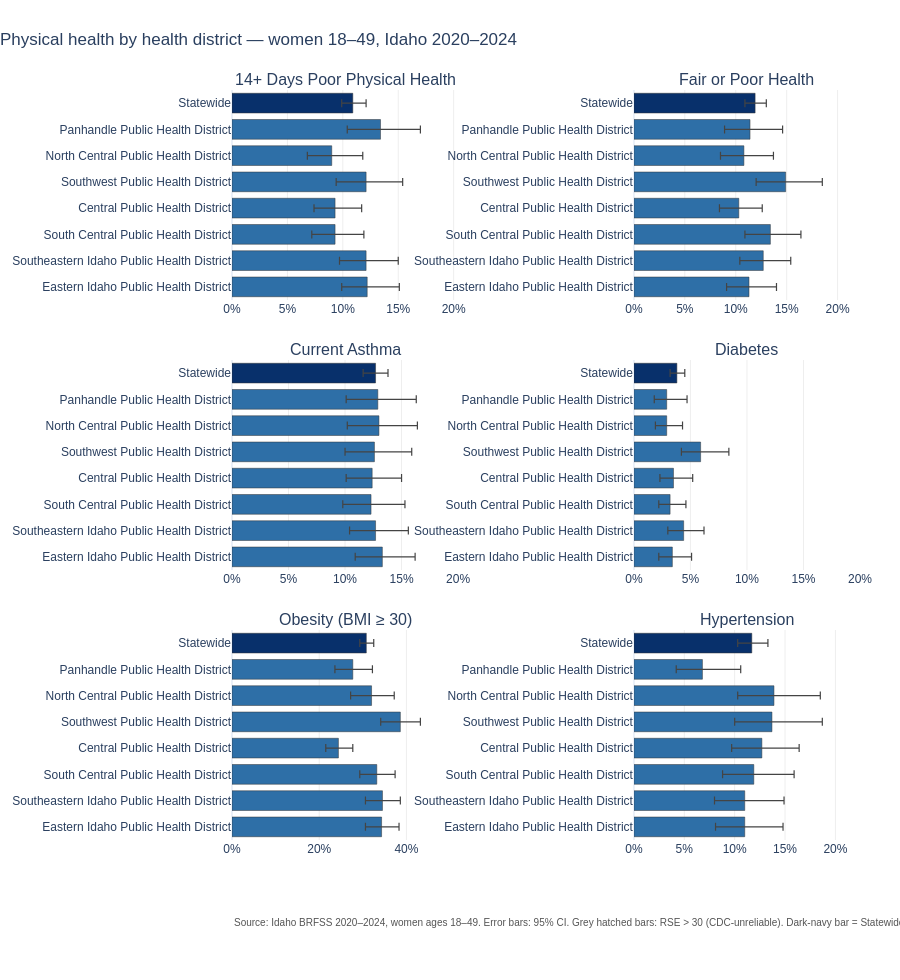

Notebook source saved alongside this figure:
### Markdown cell above
## A2. By health district

Each panel = one metric across 7 districts, with Statewide as a darker reference bar.

### Code cell
small_multiples(
    df, metrics=PHYS_METRICS,
    group_col='Region', group_order=DISTRICT_ORDER,
    filters={'Category': 'Total'},
    highlight_val='Statewide',
    title='Physical health by health district \u2014 women 18\u201349, Idaho 2020\u20132024',
).show()

### Figure 1 — Plotly figure (JSON) as saved in the notebook; plotly's stock layout.template omitted (floating-point values rounded to 4 significant figures)
{"data": [{"customdata": ["<b>State/District Total</b><br>10.9% (95% CI 9.9–12.1)<br>n = 5900, RSE = 5", "<b>State/District Total</b><br>13.4% (95% CI 10.4–17.0)<br>n = 649, RSE = 13", "<b>State/District Total</b><br>9.0% (95% CI 6.8–11.8)<br>n = 685, RSE = 14", "<b>State/District Total</b><br>12.1% (95% CI 9.4–15.4)<br>n = 867, RSE = 13", "<b>State/District Total</b><br>9.3% (95% CI 7.4–11.7)<br>n = 1172, RSE = 12", "<b>State/District Total</b><br>9.3% (95% CI 7.2–11.9)<br>n = 769, RSE = 13", "<b>State/District Total</b><br>12.1% (95% CI 9.7–15.0)<br>n = 799, RSE = 11", "<b>State/District Total</b><br>12.2% (95% CI 9.9–15.1)<br>n = 959, RSE = 11"], "error_x": {"array": [1.2, 3.6, 2.8, 3.3, 2.4, 2.6, 2.9, 2.9], "arrayminus": [1.0, 3.0, 2.2, 2.7, 1.9, 2.1, 2.4, 2.3], "color": "#444", "symmetric": false, "thickness": 1.2, "type": "data", "width": 4}, "hovertemplate": "%{customdata}<extra></extra>", "marker": {"color": ["#08306b", "#2e6fa7", "#2e6fa7", "#2e6fa7", "#2e6fa7", "#2e6fa7", "#2e6fa7", "#2e6fa7"], "line": {"color": "#333", "width": 0.5}, "pattern": {"shape": ["", "", "", "", "", "", "", ""], "size": 6, "solidity": 0.3}}, "orientation": "h", "showlegend": false, "type": "bar", "x": [10.9, 13.4, 9.0, 12.1, 9.3, 9.3, 12.1, 12.2], "xaxis": "x", "y": ["Statewide", "Panhandle Public Health District", "North Central Public Health District", "Southwest Public Health District", "Central Public Health District", "South Central Public Health District", "Southeastern Idaho Public Health District", "Eastern Idaho Public Health District"], "yaxis": "y"}, {"customdata": ["<b>State/District Total</b><br>11.9% (95% CI 10.9–13.0)<br>n = 6003, RSE = 5", "<b>State/District Total</b><br>11.4% (95% CI 8.9–14.6)<br>n = 662, RSE = 13", "<b>State/District Total</b><br>10.8% (95% CI 8.5–13.7)<br>n = 694, RSE = 12", "<b>State/District Total</b><br>14.9% (95% CI 12.0–18.5)<br>n = 884, RSE = 11", "<b>State/District Total</b><br>10.3% (95% CI 8.4–12.6)<br>n = 1186, RSE = 10", "<b>State/District Total</b><br>13.4% (95% CI 10.9–16.4)<br>n = 788, RSE = 10", "<b>State/District Total</b><br>12.7% (95% CI 10.4–15.4)<br>n = 816, RSE = 10", "<b>State/District Total</b><br>11.3% (95% CI 9.1–14.0)<br>n = 973, RSE = 11"], "error_x": {"array": [1.1, 3.2, 2.9, 3.6, 2.3, 3.0, 2.7, 2.7], "arrayminus": [1.0, 2.5, 2.3, 2.9, 1.9, 2.5, 2.3, 2.2], "color": "#444", "symmetric": false, "thickness": 1.2, "type": "data", "width": 4}, "hovertemplate": "%{customdata}<extra></extra>", "marker": {"color": ["#08306b", "#2e6fa7", "#2e6fa7", "#2e6fa7", "#2e6fa7", "#2e6fa7", "#2e6fa7", "#2e6fa7"], "line": {"color": "#333", "width": 0.5}, "pattern": {"shape": ["", "", "", "", "", "", "", ""], "size": 6, "solidity": 0.3}}, "orientation": "h", "showlegend": false, "type": "bar", "x": [11.9, 11.4, 10.8, 14.9, 10.3, 13.4, 12.7, 11.3], "xaxis": "x2", "y": ["Statewide", "Panhandle Public Health District", "North Central Public Health District", "Southwest Public Health District", "Central Public Health District", "South Central Public Health District", "Southeastern Idaho Public Health District", "Eastern Idaho Public Health District"], "yaxis": "y2"}, {"customdata": ["<b>State/District Total</b><br>12.7% (95% CI 11.6–13.8)<br>n = 5961, RSE = 5", "<b>State/District Total</b><br>12.9% (95% CI 10.1–16.3)<br>n = 662, RSE = 12", "<b>State/District Total</b><br>13.0% (95% CI 10.2–16.4)<br>n = 688, RSE = 12", "<b>State/District Total</b><br>12.6% (95% CI 10.0–15.9)<br>n = 875, RSE = 12", "<b>State/District Total</b><br>12.4% (95% CI 10.1–15.0)<br>n = 1173, RSE = 10", "<b>State/District Total</b><br>12.3% (95% CI 9.8–15.3)<br>n = 786, RSE = 11", "<b>State/District Total</b><br>12.7% (95% CI 10.4–15.6)<br>n = 809, RSE = 10", "<b>State/District Total</b><br>13.3% (95% CI 10.9–16.2)<br>n = 968, RSE = 10"], "error_x": {"array": [1.1, 3.4, 3.4, 3.3, 2.6, 3.0, 2.9, 2.9], "arrayminus": [1.1, 2.8, 2.8, 2.6, 2.3, 2.5, 2.3, 2.4], "color": "#444", "symmetric": false, "thickness": 1.2, "type": "data", "width": 4}, "hovertemplate": "%{customdata}<extra></extra>", "marker": {"color": ["#08306b", "#2e6fa7", "#2e6fa7", "#2e6fa7", "#2e6fa7", "#2e6fa7", "#2e6fa7", "#2e6fa7"], "line": {"color": "#333", "width": 0.5}, "pattern": {"shape": ["", "", "", "", "", "", "", ""], "size": 6, "solidity": 0.3}}, "orientation": "h", "showlegend": false, "type": "bar", "x": [12.7, 12.9, 13.0, 12.6, 12.4, 12.3, 12.7, 13.3], "xaxis": "x3", "y": ["Statewide", "Panhandle Public Health District", "North Central Public Health District", "Southwest Public Health District", "Central Public Health District", "South Central Public Health District", "Southeastern Idaho Public Health District", "Eastern Idaho Public Health District"], "yaxis": "y3"}, {"customdata": ["<b>State/District Total</b><br>3.8% (95% CI 3.2–4.5)<br>n = 6006, RSE = 9", "<b>State/District Total</b><br>2.9% (95% CI 1.8–4.7)<br>n = 663, RSE = 25", "<b>State/District Total</b><br>2.9% (95% CI 1.9–4.3)<br>n = 694, RSE = 21", "<b>State/District Total</b><br>5.9% (95% CI 4.2–8.4)<br>n = 883, RSE = 18", "<b>State/District Total</b><br>3.5% (95% CI 2.3–5.2)<br>n = 1187, RSE = 20", "<b>State/District Total</b><br>3.2% (95% CI 2.2–4.6)<br>n = 787, RSE = 19", "<b>State/District Total</b><br>4.4% (95% CI 3.0–6.2)<br>n = 816, RSE = 18", "<b>State/District Total</b><br>3.4% (95% CI 2.2–5.1)<br>n = 976, RSE = 21"], "error_x": {"array": [0.7, 1.8, 1.4, 2.5, 1.7, 1.4, 1.8, 1.7], "arrayminus": [0.6, 1.1, 1.0, 1.7, 1.2, 1.0, 1.4, 1.2], "color": "#444", "symmetric": false, "thickness": 1.2, "type": "data", "width": 4}, "hovertemplate": "%{customdata}<extra></extra>", "marker": {"color": ["#08306b", "#2e6fa7", "#2e6fa7", "#2e6fa7", "#2e6fa7", "#2e6fa7", "#2e6fa7", "#2e6fa7"], "line": {"color": "#333", "width": 0.5}, "pattern": {"shape": ["", "", "", "", "", "", "", ""], "size": 6, "solidity": 0.3}}, "orientation": "h", "showlegend": false, "type": "bar", "x": [3.8, 2.9, 2.9, 5.9, 3.5, 3.2, 4.4, 3.4], "xaxis": "x4", "y": ["Statewide", "Panhandle Public Health District", "North Central Public Health District", "Southwest Public Health District", "Central Public Health District", "South Central Public Health District", "Southeastern Idaho Public Health District", "Eastern Idaho Public Health District"], "yaxis": "y4"}, {"customdata": ["<b>State/District Total</b><br>30.8% (95% CI 29.3–32.5)<br>n = 5280, RSE = 3", "<b>State/District Total</b><br>27.7% (95% CI 23.6–32.2)<br>n = 594, RSE = 8", "<b>State/District Total</b><br>32.0% (95% CI 27.2–37.2)<br>n = 582, RSE = 8", "<b>State/District Total</b><br>38.6% (95% CI 34.1–43.2)<br>n = 765, RSE = 6", "<b>State/District Total</b><br>24.4% (95% CI 21.5–27.7)<br>n = 1067, RSE = 6", "<b>State/District Total</b><br>33.2% (95% CI 29.3–37.4)<br>n = 685, RSE = 6", "<b>State/District Total</b><br>34.5% (95% CI 30.6–38.6)<br>n = 719, RSE = 6", "<b>State/District Total</b><br>34.3% (95% CI 30.6–38.3)<br>n = 868, RSE = 6"], "error_x": {"array": [1.7, 4.5, 5.2, 4.6, 3.3, 4.2, 4.1, 4.0], "arrayminus": [1.5, 4.1, 4.8, 4.5, 2.9, 3.9, 3.9, 3.7], "color": "#444", "symmetric": false, "thickness": 1.2, "type": "data", "width": 4}, "hovertemplate": "%{customdata}<extra></extra>", "marker": {"color": ["#08306b", "#2e6fa7", "#2e6fa7", "#2e6fa7", "#2e6fa7", "#2e6fa7", "#2e6fa7", "#2e6fa7"], "line": {"color": "#333", "width": 0.5}, "pattern": {"shape": ["", "", "", "", "", "", "", ""], "size": 6, "solidity": 0.3}}, "orientation": "h", "showlegend": false, "type": "bar", "x": [30.8, 27.7, 32.0, 38.6, 24.4, 33.2, 34.5, 34.3], "xaxis": "x5", "y": ["Statewide", "Panhandle Public Health District", "North Central Public Health District", "Southwest Public Health District", "Central Public Health District", "South Central Public Health District", "Southeastern Idaho Public Health District", "Eastern Idaho Public Health District"], "yaxis": "y5"}, {"customdata": ["<b>State/District Total</b><br>11.7% (95% CI 10.3–13.3)<br>n = 2727, RSE = 7", "<b>State/District Total</b><br>6.8% (95% CI 4.2–10.6)<br>n = 274, RSE = 23", "<b>State/District Total</b><br>13.9% (95% CI 10.3–18.5)<br>n = 351, RSE = 15", "<b>State/District Total</b><br>13.7% (95% CI 10.0–18.7)<br>n = 373, RSE = 16", "<b>State/District Total</b><br>12.7% (95% CI 9.7–16.4)<br>n = 517, RSE = 13", "<b>State/District Total</b><br>11.9% (95% CI 8.8–15.9)<br>n = 368, RSE = 15", "<b>State/District Total</b><br>11.0% (95% CI 8.0–14.9)<br>n = 391, RSE = 16", "<b>State/District Total</b><br>11.0% (95% CI 8.1–14.8)<br>n = 453, RSE = 15"], "error_x": {"array": [1.6, 3.8, 4.6, 5.0, 3.7, 4.0, 3.9, 3.8], "arrayminus": [1.4, 2.6, 3.6, 3.7, 3.0, 3.1, 3.0, 2.9], "color": "#444", "symmetric": false, "thickness": 1.2, "type": "data", "width": 4}, "hovertemplate": "%{customdata}<extra></extra>", "marker": {"color": ["#08306b", "#2e6fa7", "#2e6fa7", "#2e6fa7", "#2e6fa7", "#2e6fa7", "#2e6fa7", "#2e6fa7"], "line": {"color": "#333", "width": 0.5}, "pattern": {"shape": ["", "", "", "", "", "", "", ""], "size": 6, "solidity": 0.3}}, "orientation": "h", "showlegend": false, "type": "bar", "x": [11.7, 6.8, 13.9, 13.7, 12.7, 11.9, 11.0, 11.0], "xaxis": "x6", "y": ["Statewide", "Panhandle Public Health District", "North Central Public Health District", "Southwest Public Health District", "Central Public Health District", "South Central Public Health District", "Southeastern Idaho Public Health District", "Eastern Idaho Public Health District"], "yaxis": "y6"}], "layout": {"annotations": [{"font": {"size": 16}, "showarrow": false, "text": "14+ Days Poor Physical Health", "x": 0.18, "xanchor": "center", "xref": "paper", "y": 1.0, "yanchor": "bottom", "yref": "paper"}, {"font": {"size": 16}, "showarrow": false, "text": "Fair or Poor Health", "x": 0.82, "xanchor": "center", "xref": "paper", "y": 1.0, "yanchor": "bottom", "yref": "paper"}, {"font": {"size": 16}, "showarrow": false, "text": "Current Asthma", "x": 0.18, "xanchor": "center", "xref": "paper", "y": 0.64, "yanchor": "bottom", "yref": "paper"}, {"font": {"size": 16}, "showarrow": false, "text": "Diabetes", "x": 0.82, "xanchor": "center", "xref": "paper", "y": 0.64, "yanchor": "bottom", "yref": "paper"}, {"font": {"size": 16}, "showarrow": false, "text": "Obesity (BMI ≥ 30)", "x": 0.18, "xanchor": "center", "xref": "paper", "y": 0.28, "yanchor": "bottom", "yref": "paper"}, {"font": {"size": 16}, "showarrow": false, "text": "Hypertension", "x": 0.82, "xanchor": "center", "xref": "paper", "y": 0.28, "yanchor": "bottom", "yref": "paper"}, {"font": {"color": "#555", "size": 10}, "showarrow": false, "text": "Source: Idaho BRFSS 2020–2024, women ages 18–49. Error bars: 95% CI. Grey hatched bars: RSE > 30 (CDC-unreliable). Dark-navy bar = Statewide reference.", "x": 0, "xanchor": "left", "xref": "paper", "y": -0.12, "yref": "paper"}], "bargap": 0.25, "font": {"family": "Helvetica, Arial, sans-serif", "size": 12}, "height": 980, "margin": {"b": 140, "l": 220, "r": 40, "t": 90}, "title": {"text": "Physical health by health district — women 18–49, Idaho 2020–2024", "x": 0, "xanchor": "left"}, "xaxis": {"anchor": "y", "domain": [0.0, 0.36], "gridcolor": "#eee", "range": [0, 20.4], "ticksuffix": "%"}, "xaxis2": {"anchor": "y2", "domain": [0.64, 1.0], "gridcolor": "#eee", "range": [0, 22.2], "ticksuffix": "%"}, "xaxis3": {"anchor": "y3", "domain": [0.0, 0.36], "gridcolor": "#eee", "range": [0, 20], "ticksuffix": "%"}, "xaxis4": {"anchor": "y4", "domain": [0.64, 1.0], "gridcolor": "#eee", "range": [0, 20], "ticksuffix": "%"}, "xaxis5": {"anchor": "y5", "domain": [0.0, 0.36], "gridcolor": "#eee", "range": [0, 51.84], "ticksuffix": "%"}, "xaxis6": {"anchor": "y6", "domain": [0.64, 1.0], "gridcolor": "#eee", "range": [0, 22.44], "ticksuffix": "%"}, "yaxis": {"anchor": "x", "autorange": "reversed", "categoryarray": ["Statewide", "Panhandle Public Health District", "North Central Public Health District", "Southwest Public Health District", "Central Public Health District", "South Central Public Health District", "Southeastern Idaho Public Health District", "Eastern Idaho Public Health District"], "categoryorder": "array", "domain": [0.72, 1.0]}, "yaxis2": {"anchor": "x2", "autorange": "reversed", "categoryarray": ["Statewide", "Panhandle Public Health District", "North Central Public Health District", "Southwest Public Health District", "Central Public Health District", "South Central Public Health District", "Southeastern Idaho Public Health District", "Eastern Idaho Public Health District"], "categoryorder": "array", "domain": [0.72, 1.0]}, "yaxis3": {"anchor": "x3", "autorange": "reversed", "categoryarray": ["Statewide", "Panhandle Public Health District", "North Central Public Health District", "Southwest Public Health District", "Central Public Health District", "South Central Public Health District", "Southeastern Idaho Public Health District", "Eastern Idaho Public Health District"], "categoryorder": "array", "domain": [0.36, 0.64]}, "yaxis4": {"anchor": "x4", "autorange": "reversed", "categoryarray": ["Statewide", "Panhandle Public Health District", "North Central Public Health District", "Southwest Public Health District", "Central Public Health District", "South Central Public Health District", "Southeastern Idaho Public Health District", "Eastern Idaho Public Health District"], "categoryorder": "array", "domain": [0.36, 0.64]}, "yaxis5": {"anchor": "x5", "autorange": "reversed", "categoryarray": ["Statewide", "Panhandle Public Health District", "North Central Public Health District", "Southwest Public Health District", "Central Public Health District", "South Central Public Health District", "Southeastern Idaho Public Health District", "Eastern Idaho Public Health District"], "categoryorder": "array", "domain": [0.0, 0.28]}, "yaxis6": {"anchor": "x6", "autorange": "reversed", "categoryarray": ["Statewide", "Panhandle Public Health District", "North Central Public Health District", "Southwest Public Health District", "Central Public Health District", "South Central Public Health District", "Southeastern Idaho Public Health District", "Eastern Idaho Public Health District"], "categoryorder": "array", "domain": [0.0, 0.28]}}}
